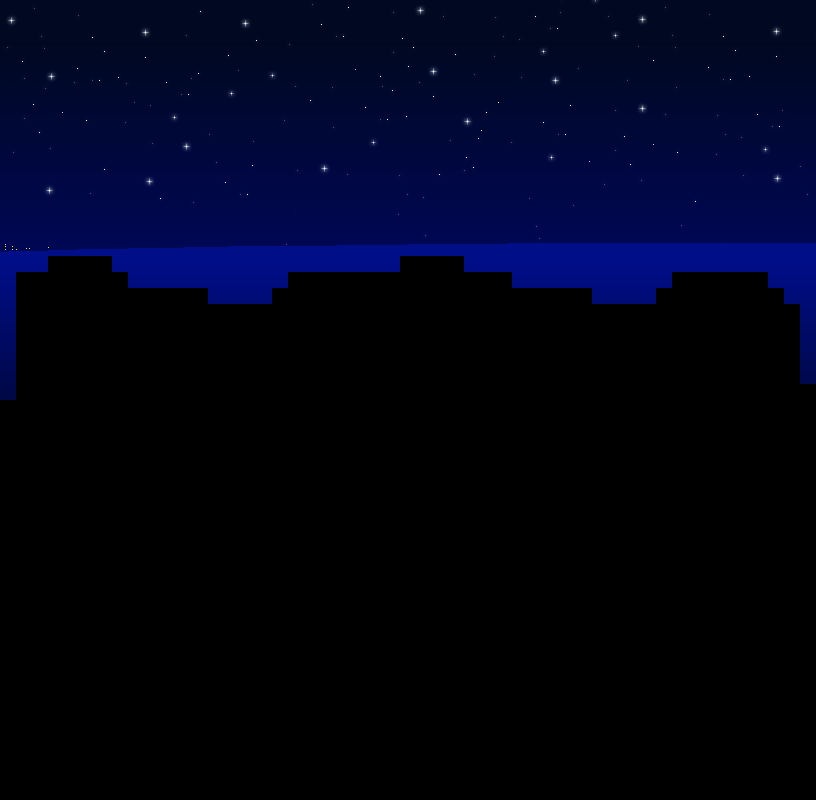

This game map was drawn from its Tiled (.tmx) file and the tilesets committed beside it. A one-line description and the trimmed map source follow:
An orthogonal 51x50 tile map with 16x16 px tiles, 1 tile layer (Back).

<map version="1.8" tiledversion="1.8.4" orientation="orthogonal" renderorder="right-down" width="51" height="50" tilewidth="16" tileheight="16" infinite="0" nextlayerid="13" nextobjectid="1">
 <tileset firstgid="1" name="z_Cloudy_Ocean_BG_Night" tilewidth="16" tileheight="16" tilecount="2976" columns="93">
  <image source="Cloudy_Ocean_BG_Night.png" width="1500" height="520" />
 </tileset>
 <layer id="1" name="Back" width="51" height="50">
  <data>[2550 cells, 905 non-empty, 905 distinct tile ids]</data>
 </layer>
 <objectgroup id="2" name="Back" />
</map>
